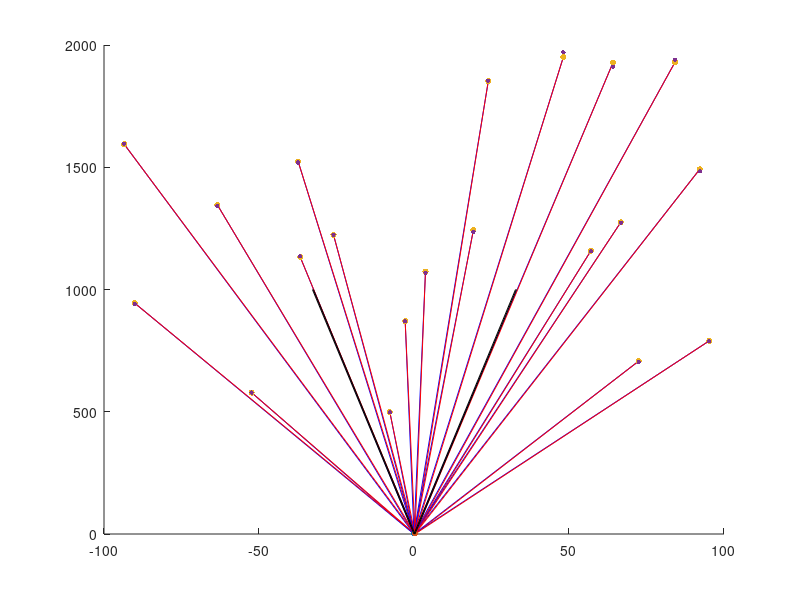

This figure's MATLAB source:
format long g
format compact
clc
close all
clearvars

% get the location of the script file to save figures
full_path = mfilename('fullpath');
[startpath,  filename, ext] = fileparts(full_path);
plot_num = 1;

commandwindow;

%% 

% distance from camera to object (m)
z = 100:100:1000;
z = 1900*rand(1,20) + 100;

% focal length (m)
f = 1.45;

% camera baseline (distance between cameras) (m)
b = 0.3;

% lens aperature (m)
a = 0.095;

% pixel size
px_size = 3.45e-6;

% max angle for each lens
max_a = atan2(a/2, f);

% location of point on x-axis (m)
% x = 0.0*b;
x = 100*(2*rand(1,20)-1);


%%

% calculate angles
theta_l = atan2(x, z);

theta_r = atan2(x-b, z);


x_l = f*tan(theta_l);
x_l = ceil(x_l/px_size) * px_size;

x_r = f * tan(theta_r);
x_r = ceil(x_r/px_size) * px_size;

%% calculate the disparity

d = x_l - x_r;

Z = f * b ./ d;

%%
figure

hold on

plot([-a/2,a/2], [f,f], 'k')
plot([b-a/2, b+a/2], [f,f], 'k')


for idx=1:numel(z)
    
    plot([0, x(idx)], [0, z(idx)], 'b')

    plot([b, x(idx)], [0, z(idx)], 'r')
end

scatter(x_l, f*ones(numel(x_l),1), 15, 'ob', 'filled');

scatter(x_r + b, f*ones(numel(x_r),1), 15, 'or', 'filled');

scatter(x, z, 20, 'ok', 'filled');

scatter(x, Z, 10, 'og', 'filled');

plot([0, -1000*tan(max_a)], [0, 1000], 'k')
plot([0, 1000*tan(max_a)], [0, 1000], 'k')

plot([b, b-1000*tan(max_a)], [0, 1000], 'k')
plot([b, b+1000*tan(max_a)], [0, 1000], 'k')


